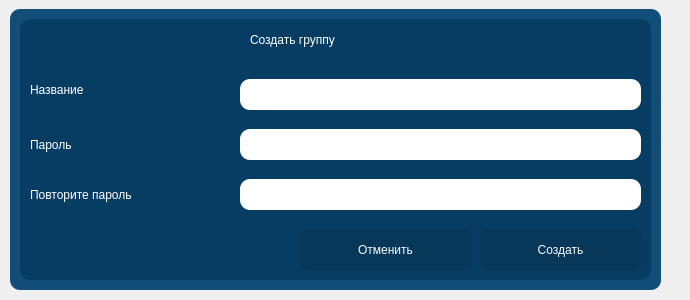
<?xml version="1.0" encoding="UTF-8"?>
<ui version="4.0">
 <class>Form</class>
 <widget class="QWidget" name="Form">
  <property name="geometry">
   <rect>
    <x>0</x>
    <y>0</y>
    <width>690</width>
    <height>300</height>
   </rect>
  </property>
  <property name="windowTitle">
   <string>Form</string>
  </property>
  <widget class="QFrame" name="frame">
   <property name="geometry">
    <rect>
     <x>10</x>
     <y>9</y>
     <width>651</width>
     <height>281</height>
    </rect>
   </property>
   <property name="styleSheet">
    <string notr="true">QFrame{
    border-radius: 10px;
	background-color: #134e78;
}</string>
   </property>
   <property name="frameShape">
    <enum>QFrame::StyledPanel</enum>
   </property>
   <property name="frameShadow">
    <enum>QFrame::Raised</enum>
   </property>
   <widget class="QFrame" name="frame_2">
    <property name="geometry">
     <rect>
      <x>10</x>
      <y>10</y>
      <width>631</width>
      <height>261</height>
     </rect>
    </property>
    <property name="styleSheet">
     <string notr="true">QFrame{
    border-radius: 10px;
	background-color: #083d63;
}</string>
    </property>
    <property name="frameShape">
     <enum>QFrame::StyledPanel</enum>
    </property>
    <property name="frameShadow">
     <enum>QFrame::Raised</enum>
    </property>
    <widget class="QLabel" name="input_Label">
     <property name="geometry">
      <rect>
       <x>230</x>
       <y>5</y>
       <width>201</width>
       <height>31</height>
      </rect>
     </property>
     <property name="styleSheet">
      <string notr="true">QLabel{
    font: 18pt &quot;Sitka Small&quot;;
    color: #fff;
}</string>
     </property>
     <property name="text">
      <string>Создать группу</string>
     </property>
    </widget>
    <widget class="QLineEdit" name="group_name_line">
     <property name="geometry">
      <rect>
       <x>220</x>
       <y>60</y>
       <width>401</width>
       <height>31</height>
      </rect>
     </property>
     <property name="styleSheet">
      <string notr="true">QLineEdit{
	border-radius: 10px;
	background-color: #fff;
    font: 12pt &quot;Sitka Small&quot;;
}</string>
     </property>
    </widget>
    <widget class="QLineEdit" name="password_line">
     <property name="geometry">
      <rect>
       <x>220</x>
       <y>110</y>
       <width>401</width>
       <height>31</height>
      </rect>
     </property>
     <property name="styleSheet">
      <string notr="true">QLineEdit{
	border-radius: 10px;
	background-color: #fff;
    font: 12pt &quot;Sitka Small&quot;;
}</string>
     </property>
    </widget>
    <widget class="QLabel" name="name_group_Label">
     <property name="geometry">
      <rect>
       <x>10</x>
       <y>50</y>
       <width>191</width>
       <height>41</height>
      </rect>
     </property>
     <property name="styleSheet">
      <string notr="true">QLabel{
    font: 15pt &quot;Sitka Small&quot;;
    color: #fff;
}</string>
     </property>
     <property name="text">
      <string>Название</string>
     </property>
    </widget>
    <widget class="QLabel" name="password_Label">
     <property name="geometry">
      <rect>
       <x>10</x>
       <y>110</y>
       <width>111</width>
       <height>31</height>
      </rect>
     </property>
     <property name="styleSheet">
      <string notr="true">QLabel{
    font: 15pt &quot;Sitka Small&quot;;
    color: #fff;
}</string>
     </property>
     <property name="text">
      <string>Пароль</string>
     </property>
    </widget>
    <widget class="QLineEdit" name="rep_password_line">
     <property name="geometry">
      <rect>
       <x>220</x>
       <y>160</y>
       <width>401</width>
       <height>31</height>
      </rect>
     </property>
     <property name="styleSheet">
      <string notr="true">QLineEdit{
	border-radius: 10px;
	background-color: #fff;
    font: 12pt &quot;Sitka Small&quot;;
}</string>
     </property>
    </widget>
    <widget class="QLabel" name="rep_password_Label">
     <property name="geometry">
      <rect>
       <x>10</x>
       <y>160</y>
       <width>201</width>
       <height>31</height>
      </rect>
     </property>
     <property name="styleSheet">
      <string notr="true">QLabel{
    font: 15pt &quot;Sitka Small&quot;;
    color: #fff;
}</string>
     </property>
     <property name="text">
      <string>Повторите пароль</string>
     </property>
    </widget>
   </widget>
   <widget class="QPushButton" name="close_Button">
    <property name="geometry">
     <rect>
      <x>290</x>
      <y>220</y>
      <width>171</width>
      <height>41</height>
     </rect>
    </property>
    <property name="styleSheet">
     <string notr="true">QPushButton {
	font: 12pt &quot;Sitka Small&quot;;
    border: none;
    border-radius: 7px;
	background-color:  #073759;
    color: rgb(250, 250, 250);
}
QPushButton:hover{
	background-color: #0a3d61;
}
QPushButton:pressed{
	background-color: #0c5487;
}
</string>
    </property>
    <property name="text">
     <string>Отменить</string>
    </property>
   </widget>
   <widget class="QPushButton" name="confirm_Button">
    <property name="geometry">
     <rect>
      <x>470</x>
      <y>220</y>
      <width>161</width>
      <height>41</height>
     </rect>
    </property>
    <property name="styleSheet">
     <string notr="true">QPushButton {
	font: 12pt &quot;Sitka Small&quot;;
    border: none;
    border-radius: 7px;
	background-color:  #073759;
    color: rgb(250, 250, 250);
}
QPushButton:hover{
	background-color: #0a3d61;
}
QPushButton:pressed{
	background-color: #0c5487;
}
</string>
    </property>
    <property name="text">
     <string>Создать</string>
    </property>
   </widget>
  </widget>
 </widget>
 <resources/>
 <connections/>
</ui>
